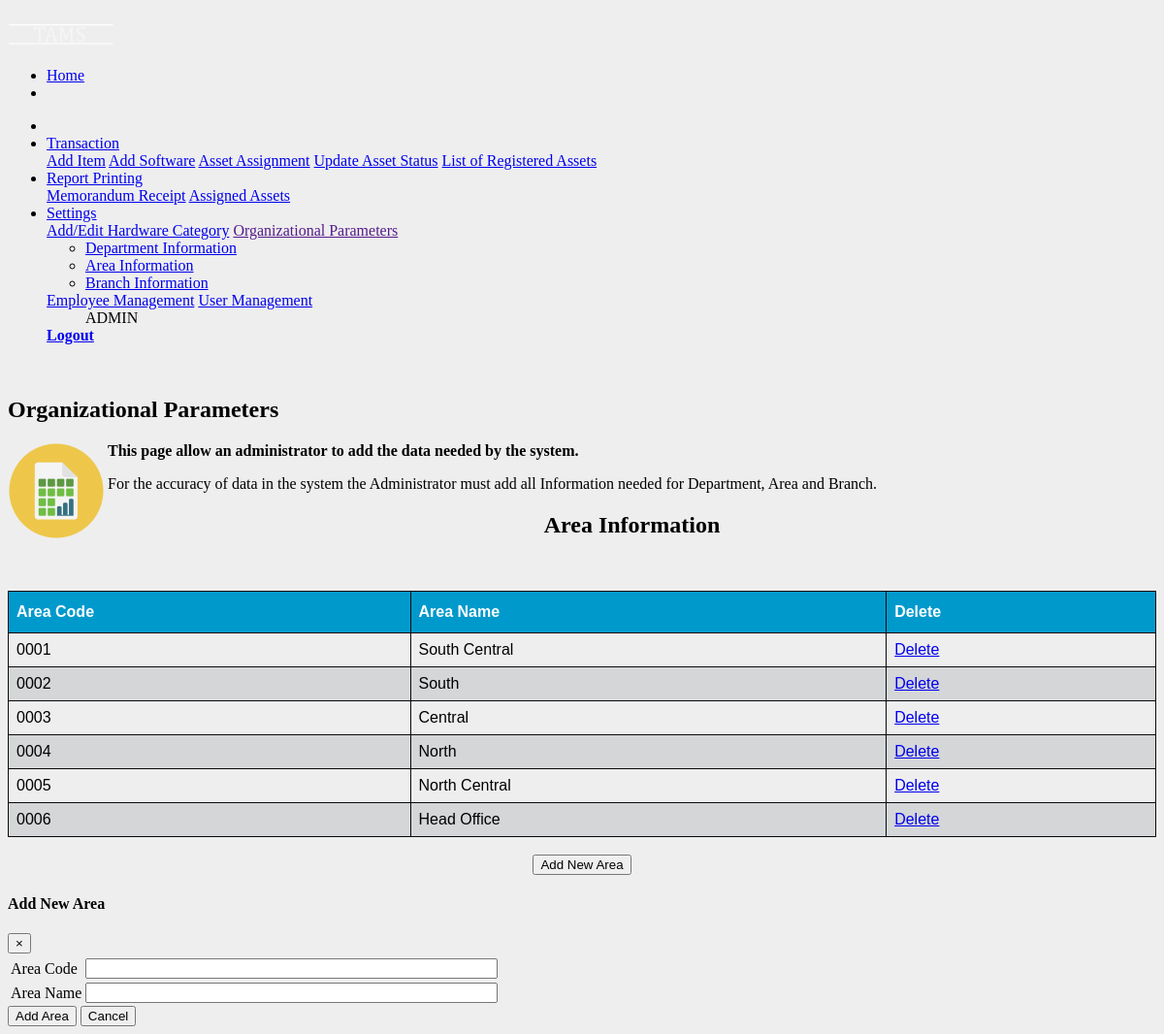
/areaparameters.php (signed in), run on the app's committed database.
### tables this page shows
CREATE TABLE `tbl_area` (
  `areaid` int(5) NOT NULL,
  `areaname` varchar(50) NOT NULL,
  `areacode` varchar(6) NOT NULL
);

### library/database.php (called while the page is built, shortened)
<?php
function dbQuery($sql)
{
	$result = mysql_query($sql) or die(mysql_error());
	return $result;
}
function dbFetchAssoc($result)
{
	return mysql_fetch_assoc($result);
}
?>

### areaparameters.php (the view, shortened to what this page needs)
<?php
if (isset($_GET['areaid']) && (int)$_GET['areaid'] >= 0) {
	$areaid= (int)$_GET['areaid'];
	$queryString = "&areaid=$areaid";
} else {
	$areaid = 0;
}
$sql = "select * from tbl_area order by areacode";
$result = dbQuery ($sql);
?>
<head>
</head>
<div class="container">
<?php include_once("include/navigation.php");?>
</div>
<p>&nbsp;</p>
<div class="container">
<form action="process/addarea.php?action=add" method="post" name="frmAddarea" id="frmAddarea">
<h2>Organizational Parameters</h2>
<p><img src="images/org.png" height="100" width="100" align="left"/> </p>
<strong>This page allow an administrator to add the data needed by the system.</strong>
<p>
For the accuracy of data in the system the Administrator must add all Information needed for Department, Area and Branch.
</p>
</div>
<div class="container">
<center><h2>Area Information</h2></center>
<p>&nbsp;</p>
  <div class="container">
<div class="table-responsive-sm">
    <center><table id="areainfo" >
    <thead>
      <tr>
		<th> Area Code</th>
		<th>Area Name</th>
		<th>Delete
      </tr>
	  </thead>
	  </div>
	<?php
	while($row = dbFetchAssoc($result)) {
	extract($row);
	?>
	<td><?php echo $areacode; ?></td>
	<td><?php echo $areaname; ?></td>
	  <td> <a  style="font-weight:normal;" href="javascript:deleteArea(<?php echo $areaid; ?>);">
	  Delete</a>
	 <?php
	}
	?>
  </div> <br>
<center>  <button type="button" class="btn btn-primary" data-toggle="modal" data-target="#addarea">
   Add New Area
  </button> </center>
  <div class="modal fade" id="addarea">
    <div class="modal-dialog">
      <div class="modal-content">
        <div class="modal-header">
          <h4 class="modal-title">Add New Area</h4>
          <button type="button" class="close" data-dismiss="modal">&times;</button>
        </div>
<div class="modal-body">
<table>
<tr>
    <tr>
   <td>Area Code</td>
   <td> <input class ="form-control" input name="areacode" type="text" id="areacode" size="50" maxlength="6" onKeyUp="checkNumber(this);"  required></td>
  </tr>
   <td>Area Name</td>
   <td> <input class="form-control" name="areaname" type="text" id="areaname" size="50" maxlength="50" required></td>
  </tr>
 </table>
 </div>
		<form id ="btnAdd">
        <div class="modal-footer">
        <input name="btnAddarea" type="submit" class="btn btn-Info" id="btnAddarea" value="Add Area"> </input>
		<button type="button" class="btn btn-danger" data-dismiss="modal">Cancel</button>
        </div>
		</form>
</div>
</div>
</div>
</div>

### include/navigation.php (shortened to what this page needs)
<nav class="navbar navbar-expand-md bg-info navbar-dark">
   <a class="navbar-brand">
       <img src="images/tamslogo.png" alt="Logo" style="width:110px;">
  </a>
  <ul class="navbar-nav">
      <li class="nav-item">
      <a class="nav-link" href="index.php?chez=main.php&tamsHOME">Home</a>
      <li class="nav-item">
    </li>
	</ul>
	  <ul class="navbar-nav">
    <li class="nav-item">
    </li>
    <li class="nav-item dropdown">
      <a class="nav-link dropdown-toggle" href="#" id="navbardrop" data-toggle="dropdown">Transaction</a>
	  <div class="dropdown-menu bg">
	  <a class="dropdown-item" href="index.php?chez=add_item.php&tamsADDhardware">Add Item</a>
	  <a class="dropdown-item" href="index.php?chez=add_sw.php&tamsADDsoftware">Add Software</a>
	  <a class="dropdown-item" href="index.php?chez=userassign.php&tamsAssetAssignment">Asset Assignment</a>
	  <a class="dropdown-item" href="index.php?chez=reports/AssetStatus.php&tamsAssetupdate">Update Asset Status</a>
	  <a class="dropdown-item" href="index.php?chez=reports/assetsummary.php&tamsSummary">List of Registered Assets</a>
    </li>
	<li class="nav-item dropdown">
      <a class="nav-link dropdown-toggle" href="#" id="navbardrop" data-toggle="dropdown">Report Printing</a>
	   <div class="dropdown-menu bg">
	  <a class="dropdown-item" href="index.php?chez=rpttrans/MRform.php&tamsMRForm">Memorandum Receipt</a>
	  <a class="dropdown-item" href="index.php?chez=reports/AssignedAsset.php&VIEW">Assigned Assets</a>
    </li>
	<li class="nav-item dropdown">
      <a class="nav-link dropdown-toggle" href="#" id="navbardrop" data-toggle="dropdown"> Settings </a>
	  <div class="dropdown-menu bg">
	  <a class="dropdown-item" href="index.php?chez=category.php&tamsINVSet">Add/Edit Hardware Category</a>
	   <a class="dropdown-item dropdown-toggle" href="" data-toggle="dropdown" aria-haspopup="true" aria-expanded="false">Organizational Parameters</a>
            <ul class="dropdown-menu">
              <li><a class="dropdown-item" href="index.php?chez=deptparameters.php&tamsDEPTInfo">Department Information</a></li>
              <li><a class="dropdown-item" href="index.php?chez=areaparameters.php&tamsAREAInfo">Area Information</a></li>
			  <li><a class="dropdown-item" href="index.php?chez=branchparameters.php&tamsBRANCHInfo">Branch Information</a></li>
			   </ul>
      <a class="dropdown-item" href="index.php?chez=endusers_view.php&tamsEmpMNGMT">Employee Management</a>
	  <a class="dropdown-item" href="index.php?chez=users_view.php&tamsUserMNGMT">User Management</a>
	</li>
	<ul class="navbar">
<?php
echo "" . $_SESSION["tams_user_type"];
?>
</ul>
<a class="btn navbar-warning" style="font-weight:bold" font color="red"  href="logout.php">Logout</a>
</ul>
</nav>

### areaparameters.php (style rules this page uses)
thead { font-family: arial;background-color: #ddccee; }
#areainfo { font-family: "Trebuchet MS", Arial, Helvetica, sans-serif; border-collapse: collapse; width: 100%; }
#areainfo td, #areainfo th { border: 1px solid #090a0a; padding: 8px; }
#areainfo th { padding-top: 12px; padding-bottom: 12px; text-align: left; background-color: #0099cc; color: white; }

### data on the page
tbl_area: areacode "0001", areaname "South Central"
tbl_area: areacode "0002", areaname "South"
tbl_area: areacode "0003", areaname "Central"
tbl_area: areacode "0004", areaname "North"
tbl_area: areacode "0005", areaname "North Central"
tbl_area: areacode "0006", areaname "Head Office"

### other printed values
$_SESSION["tams_user_type"] "ADMIN"
